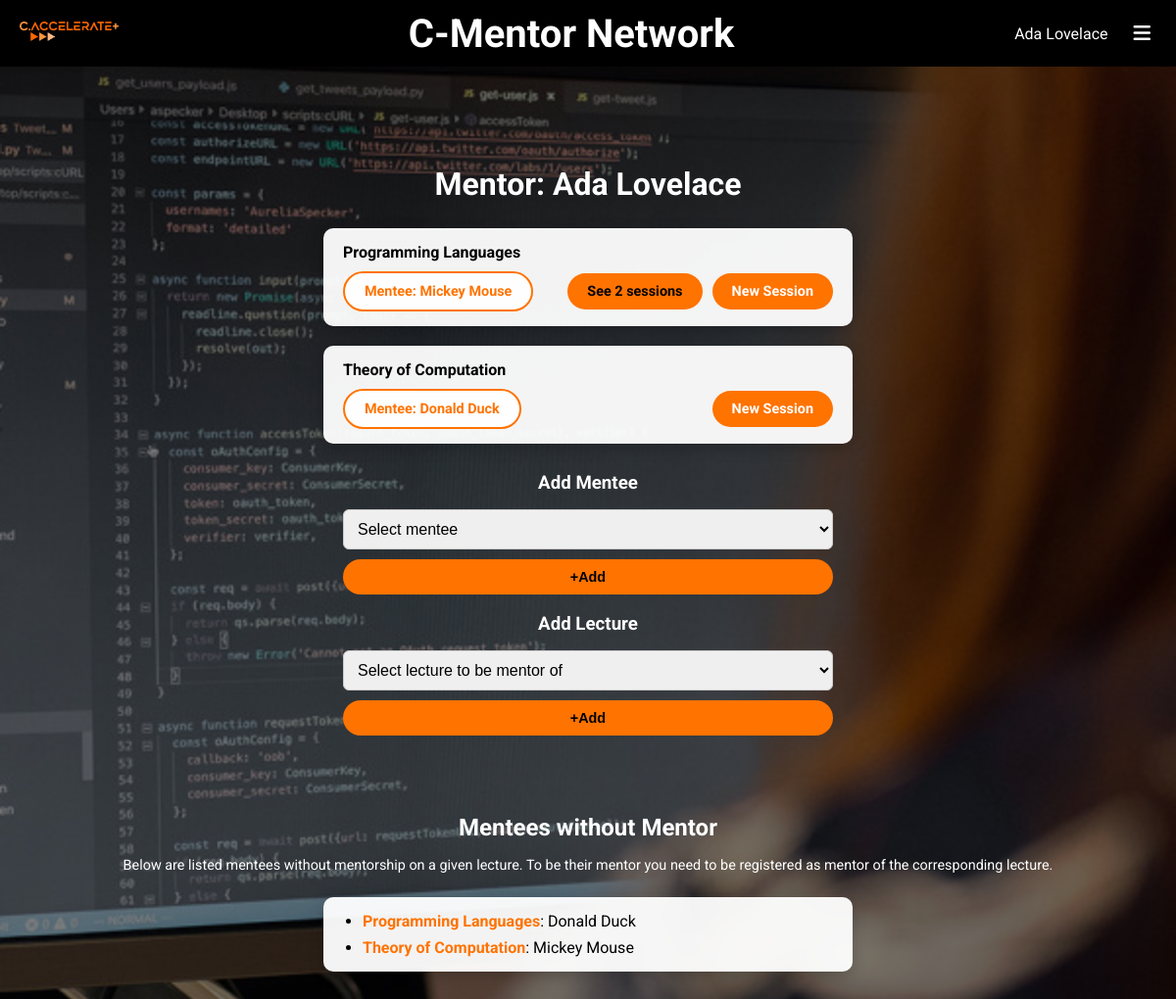
The page /mentor/ (signed in) on the database its author committed.
### mentoria/models.py (models this page shows, shortened)
class Mentor(models.Model):
    aluno = models.ForeignKey(Aluno, on_delete=models.CASCADE, related_name='mentorias')
    ano_lectivo = models.ForeignKey(AnoLectivo, on_delete=models.CASCADE, related_name='mentorias')
    disciplina = models.ForeignKey(Disciplina, on_delete=models.CASCADE, related_name='mentorias')
    nota = models.IntegerField(null=True, blank=True, default=None)
    ativo = models.BooleanField(null=True, blank=True, default=True)

class Diade(models.Model):
    ano_lectivo = models.ForeignKey(AnoLectivo, on_delete=models.CASCADE, related_name='diades', default=1)
    mentor =  models.ForeignKey(Mentor, on_delete=models.CASCADE, related_name='diades_mentor')
    mentorando =  models.ForeignKey(Mentorando, on_delete=models.CASCADE, related_name='diades_mentorando')
    ativo = models.BooleanField(null=True, blank=True, default=True)
    data_criacao = models.DateField(auto_now_add=True)

class Mentorando(models.Model):
    aluno = models.ForeignKey(Aluno, on_delete=models.CASCADE, related_name='mentorandias')
    ano_lectivo = models.ForeignKey(AnoLectivo, on_delete=models.CASCADE, related_name='mentorandias')
    disciplina = models.ForeignKey(Disciplina, on_delete=models.CASCADE, related_name='mentorandias')
    ativo = models.BooleanField(null=True, blank=True, default=True)

### app/models.py (models this page shows, shortened)
class Disciplina(models.Model):
    nome = models.CharField(max_length=100)
    ano = models.IntegerField(null=True, blank=True)
    semestre = models.IntegerField(null=True, blank=True)
    alunos = models.ManyToManyField(
        Aluno, related_name='disciplinas')
    def __str__(self):
        return self.nome

class Aluno(models.Model):
    ANO_CHOICES = [(1, 1), (2, 2), (3, 3)]
    user = models.OneToOneField(User, on_delete=models.CASCADE, default=None)
    numero = models.CharField(max_length=100)
    curso = models.ForeignKey(
        Curso, on_delete=models.CASCADE, related_name='alunos')
    ano = models.IntegerField(choices=ANO_CHOICES, null=True)
    @property
    def nome_completo(self):
        return self.user.first_name + ' ' + self.user.last_name.split()[-1]
    class Meta:
        ordering = ['user__first_name', 'user__last_name']
    def __str__(self):
        return self.nome_completo

### mentoria/views.py (the view)
# urls.py: path('mentor/', views.mentores_view, name='mentores'),
@login_required
def mentores_view(request):
    ano = AnoLectivo.objects.get(ano='25-26')
    print("\n\n\ngrupos do utilizador:", request.user.groups.all())
    if request.user.groups.filter(name="Gestores").exists():
        alunos_mentores_ids = Mentor.objects.filter(
            ano_lectivo=ano,
            disciplina__semestre=semestre
        ).values_list('aluno_id', flat=True).distinct()
    else:
        aluno = Aluno.objects.select_related('user').get(user=request.user)
        alunos_mentores_ids = Mentor.objects.filter(
            ano_lectivo=ano,
            aluno=aluno,
            disciplina__semestre=semestre
        ).values_list('aluno_id', flat=True).distinct()
        if not alunos_mentores_ids:
            alunos_mentores_ids = [aluno.id]
    mentorias_qs = Mentor.objects.filter(
        ano_lectivo=ano,
        disciplina__semestre=semestre,
        aluno_id__in=alunos_mentores_ids
    ).select_related('aluno', 'disciplina').order_by('disciplina__nome')
    mentorias_por_aluno = {}
    for m in mentorias_qs:
        mentorias_por_aluno.setdefault(m.aluno_id, []).append(m)
    disciplinas_por_aluno = {
        aluno_id: [m.disciplina.id for m in mentorias]
        for aluno_id, mentorias in mentorias_por_aluno.items()
    }
    mentorandos_sem_diade_qs = Mentorando.objects.filter(
        ano_lectivo=ano,
        disciplina__semestre=semestre
    ).exclude(diades_mentorando__isnull=False).select_related('disciplina', 'aluno').order_by('disciplina__nome', 'aluno')
    mentorandos_por_disciplina = {}
    for m in mentorandos_sem_diade_qs:
        mentorandos_por_disciplina.setdefault(m.disciplina_id, []).append(m)
    todas_disciplinas = Disciplina.objects.filter(semestre=semestre).order_by('nome')
    disciplinas_dict = {d.id: d for d in todas_disciplinas}
    alunos = []
    for aluno_id in alunos_mentores_ids:
        mentorias = mentorias_por_aluno.get(aluno_id, [])
        disciplinas_mentoria_ids = disciplinas_por_aluno.get(aluno_id, [])
        mentorandos_potenciais = []
        for disciplina_id in disciplinas_mentoria_ids:
            mentorandos_potenciais.extend(mentorandos_por_disciplina.get(disciplina_id, []))
        disciplinas_nao_mentorizadas = [
            disciplina for did, disciplina in disciplinas_dict.items()
            if did not in disciplinas_mentoria_ids
        ]
        alunos.append([
            aluno_id,
            mentorias,
            disciplinas_nao_mentorizadas,
            mentorandos_potenciais
        ])
    context = {
        'alunos': alunos,
        'mentorandos_sem_diade': mentorandos_sem_diade_qs,
        'ano': ano,
        'semestre': semestre
    }
    if request.user.groups.filter(name="Gestores").exists():
        context['gestor'] = True
    else:
        context['gestor'] = False
    return render(request, 'mentoria/mentores_diades.html', context)

### mentoria/templatetags/custom_filters.py (called while the page is built)
@register.filter(name='in_group')
def in_group(user, group_name):
    return user.groups.filter(name=group_name).exists()

### mentoria/templates/mentoria/mentores_diades.html (shortened to what this page needs)
{% extends "app/base.html" %}
{% block main %}
<main>
{% if gestor %}
<h1>Mentors</h1>
<p>And their mentees</p>
{% else %}
<h1>Mentor: {{ request.user.first_name }} {{ request.user.last_name }}</h1>
{% endif %}
{% for aluno, mentorias, disciplinas_nao_mentorizadas, mentorandos_potenciais_sem_diade in alunos %}
    {% for mentor in mentorias %}
        {% if mentor.diades_mentor.exists %}
            <div class="disciplina">
                <b>{{ mentor.disciplina }}</b>
                {% for diade in mentor.diades_mentor.all %}
                    <div style="display:flex; flex-wrap:wrap; gap:10px; align-items:center;">
                        <a class="azul" href="{% url 'perfil' diade.mentorando.aluno.id %}">Mentee: {{ diade.mentorando.aluno }}</a>
                        {% if diade.sessoes.count > 0 %}
                            <a class="sessão" style="margin-left:auto;" href="{% url 'sessoes' diade.mentor.id diade.mentorando.id 0 %}">
                                See {{ diade.sessoes.count }} sessions
                            </a>
                        {% endif %}
                        {% if not diade.ativo %}
                            <span style="color: grey; font-weight:bold;">(Suspended)</span>
                        {% else %}
                            <a class="sessão" style="{% if diade.sessoes.count == 0 %}margin-left:auto;{% endif %} background:#ff7300; color:white;" href="{% url 'criar_sessao' diade.id %}">
                                New Session
                            </a>
                        {% endif %}
                    </div>
                {% endfor %}
            </div>
        {% else %}
            <div class="disciplina">
                <b>{{ mentor.disciplina }}</b>
                <span style="color:red;">Without Mentee</span>
            </div>
        {% endif %}
    {% endfor %}
    <h3>Add Mentee</h3>
    <form action="{% url 'cria_diade' %}" method='POST' style="max-width:500px; width:100%; display:flex; flex-direction:column; gap:10px; margin:0 auto;">
        <select name='mentorando_id' required>
            <option value="">Select mentee</option>
        </select>
        <input type="submit" value="+Add" class="sessão">
    </form>
    <h3>Add Lecture</h3>
    <form action="{% url 'cria_mentor' %}" method='POST' style="max-width:500px; width:100%; display:flex; flex-direction:column; gap:10px; margin:0 auto 60px;">
        <select name='disciplina_id' required>
            <option value="">Select lecture to be mentor of</option>
        </select>
        <input type="submit" value="+Add" class="sessão">
    </form>
{% endfor %}
<h2>Mentees without Mentor</h2>
<p style="margin-top: 0; font-size:0.9rem; color:white; text-align:center;">
    Below are listed mentees without mentorship on a given lecture.
    To be their mentor you need to be registered as mentor of the corresponding lecture.
</p>
<div class="disciplina" style="background-color: rgba(255,255,255,0.95); border-radius: 10px; box-shadow: 0 4px 15px rgba(0,0,0,0.2); padding: 15px 20px; max-width: 500px; margin: 10px auto;">
    <ul style="list-style-type: disc; padding-left: 20px; margin: 0; display: flex; flex-direction: column; gap: 8px;">
        {% for mentorando in mentorandos_sem_diade %}
            <li>
                <b style="color:#ff7300;">{{ mentorando.disciplina }}</b>: {{ mentorando.aluno }}
            </li>
        {% endfor %}
    </ul>
</div>
</main>
{% endblock main %}

### app/templates/app/base.html (shortened to what this page needs)
{% load custom_filters %}
<!DOCTYPE html>
<html lang="en">
<head>
    {% load static %}
    <link rel="stylesheet" href="{% static 'app/styles.css' %}">
	<link rel="stylesheet" href="https://cdnjs.cloudflare.com/ajax/libs/font-awesome/6.5.1/css/all.min.css">
</head>
<body>
    <header  style="padding:10px;">
        <div>
            <a href="{% url 'info' %}"><img src="{% static 'app/caccelerate.png' %}" alt="C-Accelerate" height="20px" style="margin:10px;"></a>
        </div>
        {% if request.user.is_authenticated %}
		<h3 class="titulo">
			C-Mentor Network
        </h3>
		{% endif %}
        <nav>
			{% block nav %}
				{% if request.user.is_authenticated %}
				<span style="font-size:medium">{{ request.user.first_name }} {{ request.user.last_name }}</span>
				<div class="dropdown" tabindex="0" aria-haspopup="true" aria-expanded="false">
					<button class="dropbtn" aria-label="Open menu" aria-haspopup="true" aria-expanded="false" id="dropdownMenuBtn">
						<i class="fa fa-bars" aria-hidden="true"></i>
					</button>
				</div>
				{% endif %}
			{% endblock %}
        </nav>
    </header>
    <main>
        {% block main %}
        {% endblock main %}
    </main>
</body>
</html>

### static/app/styles.css (style rules this page uses)
body { padding: 0; margin: 0; font-family: 'Roboto', sans-serif; }
header { background-color: black; color: white; padding: 2.5px 20px; display: flex; flex-direction: row; align-items: center; justify-content: space-between; }
header h3 { margin:10px 0 10px 0px; }
header a { text-decoration: none; color:white; }
main { padding: 50px 20px; margin:auto; }

### rows shown on the page
Mentor: disciplina "Programming Languages"
Diade: mentorando.aluno "Mickey Mouse", sessoes.count "2", ativo "New Session"
Mentor: disciplina "Theory of Computation"
Diade: mentorando.aluno "Donald Duck", ativo "New Session"
Mentorando: disciplina "Programming Languages", aluno "Donald Duck"
Mentorando: disciplina "Theory of Computation", aluno "Mickey Mouse"

### other values the page prints
{{ request.user.first_name }} "Ada"
{{ request.user.last_name }} "Lovelace"
